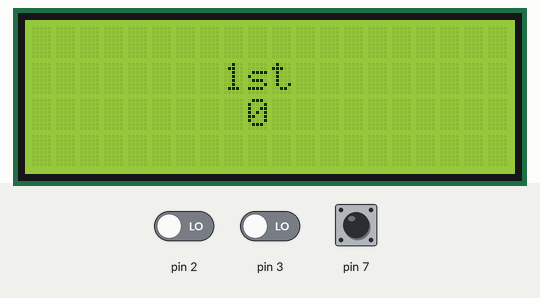
This sketch was run on a simulated Arduino Uno, built with avr-gcc and run on an emulated ATmega328P. Shown: 20×4 character LCD. The inputs (shaded band) are chosen by the test bench; at power-on: pin 7 HIGH, pin 2 LOW, pin 3 LOW.

Above: at 1.2 s.
1.3 s: pin 7 pulled LOW for 0.15 s
At 2.0 s:
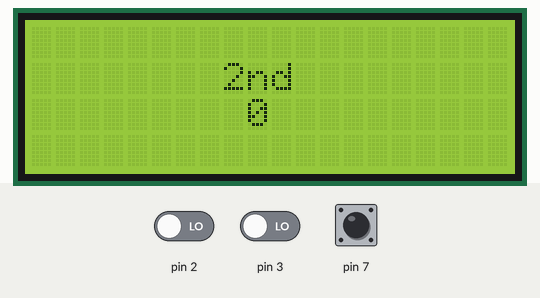
3.1 s: pin 7 pulled LOW for 0.15 s
At 4.4 s:
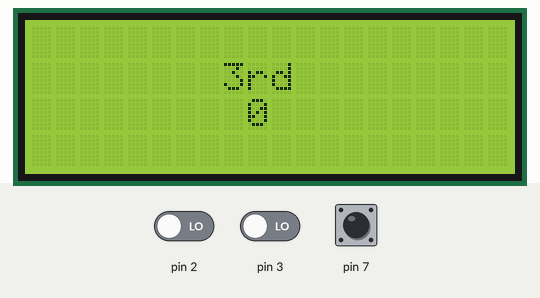
4.9 s: pin 2 driven HIGH
At 5.4 s:
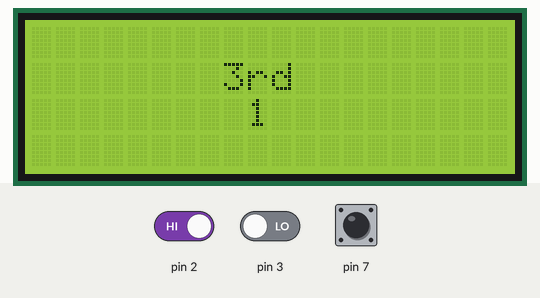
6.4 s: pin 7 pulled LOW for 3.2 s
At 7.6 s:
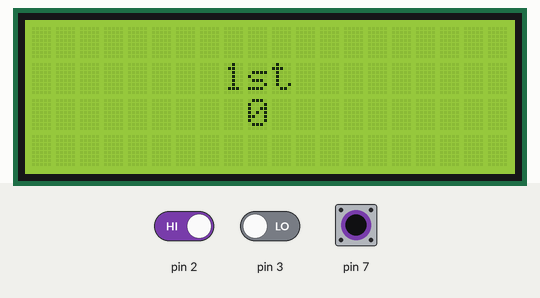
Timing chart, 0 to 9.4 s (numbered marks = the images above; inputs shaded):
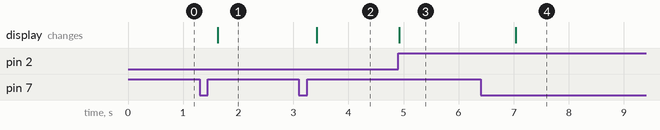

Measured:
- after the input at 1.3 s, the display: changes after 0.33 s (image 1)
- after the input at 3.1 s, the display: changes after 0.33 s (image 2)
- after the input at 4.9 s, the display: changes at once (image 3)
- after the input at 6.4 s, the display: changes after 0.64 s (image 4)

The sketch:

project3.ino
```cpp
/*
 * 날짜 : 2020. 02. 03
 * 작성자 : 강수연, 김대원, 이학민
 * 목적 : 엔코더 프로그램과 LCD프로그램 pump프로그램 합치기
 *
 * 설명 :
 * attachInterrupt를 이용하여 기존의 엔코더 방식을 interrupt를 사용하여 구현했다.

 *
 */
#include <LiquidCrystal_I2C.h>
LiquidCrystal_I2C lcd(0x27, 20, 4);

int rate1;
int rate2;
int rate3;
int x = 0;
int cases = 0, count = 0;


void setup() {
  pinMode(7, INPUT_PULLUP);
  lcd.init();
  lcd.backlight();
  pinMode(2, INPUT);
  pinMode(3, INPUT);
  Serial.begin(9600);
  attachInterrupt(digitalPinToInterrupt(2), calculateEncoderValue, CHANGE);
}

void loop() {


  if (digitalRead(7) == 0) {
    x++;
    delay(300);
  }
  switch (x % 7)
  {


    case 0:
      showMessage1();
      rate1 = count;
      break;

    case 1:
      x++;
      count = 0;
      break;

    case 2:
      showMessage2();
      rate2 = count;
      break;

    case 3:
      x++;
      count = 0;
      break;

    case 4:
      showMessage3();
      rate3 = count;
      break;

    case 5:
      x++;
      count = 0;
      break;
  }
}


void calculateEncoderValue(void) {
  int a, b;

  a = digitalRead(2);
  b = digitalRead(3);

  if (a == 1) {
    if (b == 0)  count++; //count++;
    else count--;//cases--;
  }

  count = constrain(count, 0, 9);
}
void showMessage1(void) {
  //lcd.clear();
  lcd.setCursor(0, 1);
  lcd.print("        1st");
  lcd.setCursor(0, 2);
  lcd.print("         " + String(rate1));
}

void showMessage2(void) {
  //lcd.clear();
  lcd.setCursor(0, 1);
  lcd.print("        2nd");
  lcd.setCursor(0, 2);
  lcd.print("         " + String(rate2));
}
void showMessage3(void) {
  //lcd.clear();
  lcd.setCursor(0, 1);
  lcd.print("        3rd");
  lcd.setCursor(0, 2);
  lcd.print("         " + String(rate3)      );
}
```
